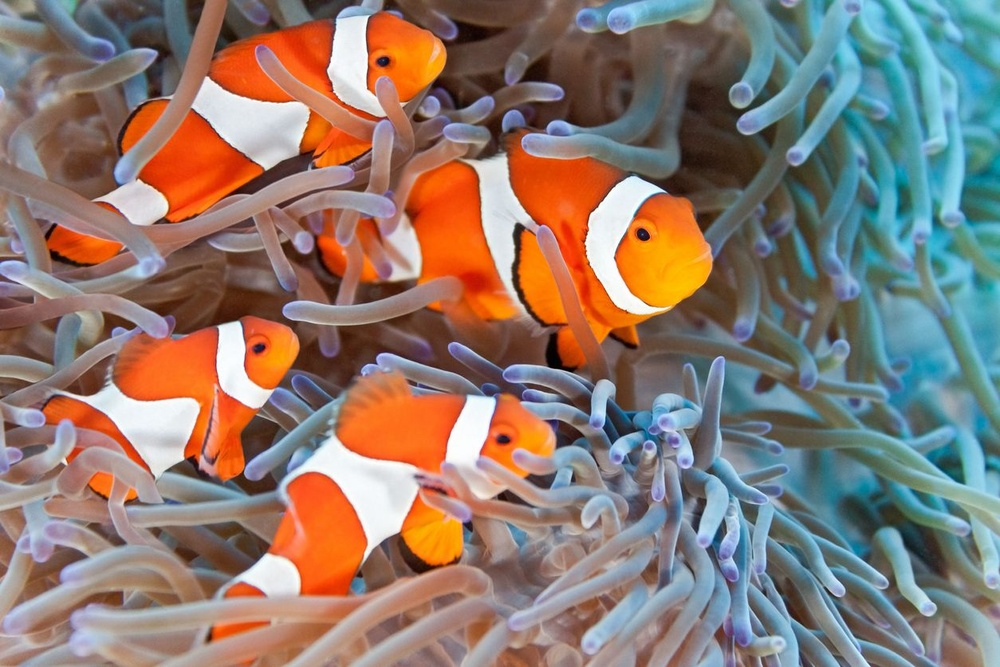
#> input picture nemo.jpg, 1000 x 667 px, shrunk from 1254 x 836 before the run
$ python Color_Space.py
#> lines starting #> are read from the running program, lines starting #| are printed output that depends on the picture; after the words box and inside, x2 and y2 are one past the last pixel; in counts of white or black regions, pixels touching at a corner belong together
import cv2
import numpy as np
import matplotlib.pyplot as plt

nemo = cv2.imread('nemo.jpg')
#> nemo is the input picture: shape (667, 1000, 3); mean B, G, R 111.9, 121.6, 139.9
nemo = cv2.cvtColor(nemo, cv2.COLOR_BGR2RGB)
hsv_nemo = cv2.cvtColor(nemo, cv2.COLOR_RGB2HSV)
#> hsv_nemo: shape (667, 1000, 3); mean H, S, V 56.5, 100.8, 159.5

light_orange = (1, 190, 200)
dark_orange = (18, 255, 255)

mask = cv2.inRange(hsv_nemo, light_orange, dark_orange)
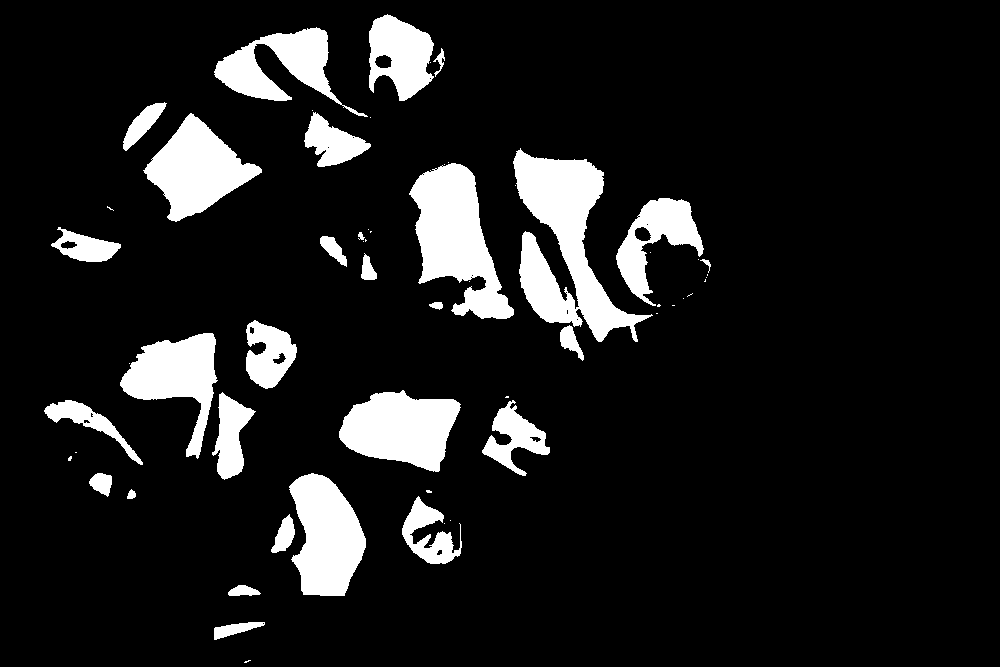
#> mask: shape (667, 1000); 11.2% white; 59 white regions (30 under 20 px), largest, box (x1, y1, x2, y2) and area: (513, 148, 653, 342) 11305, (409, 163, 514, 319) 8645, (339, 390, 461, 472) 6718
result = cv2.bitwise_and(nemo, nemo, mask=mask)
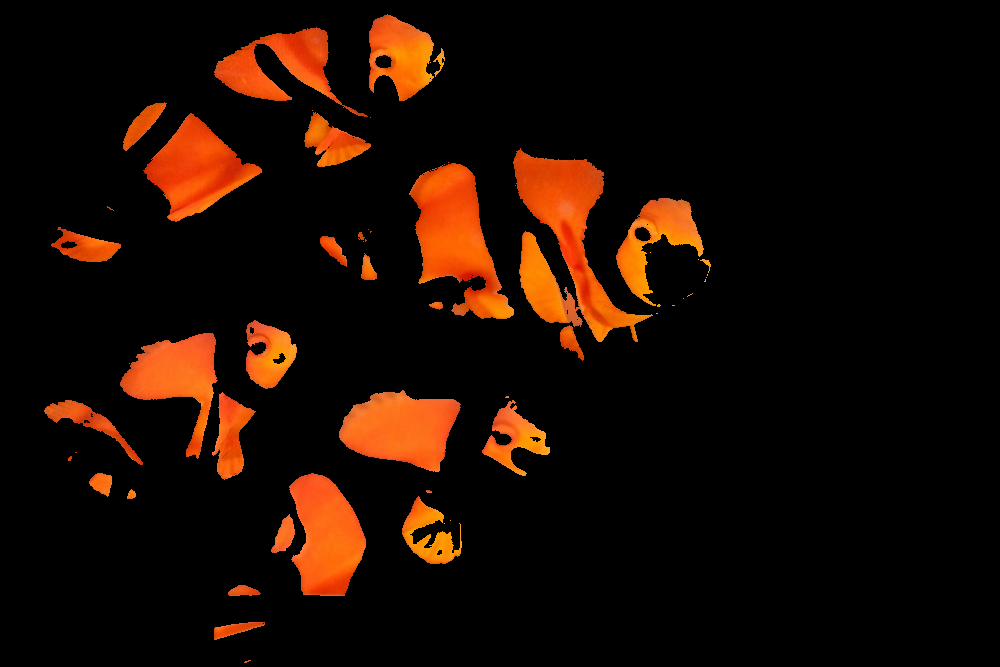
#> result: shape (667, 1000, 3); mean R, G, B 26.9, 10.7, 1.9

plt.subplot(1, 4, 1)
plt.imshow(nemo)
plt.title('Citra Original')
plt.subplot(1, 4, 2)
plt.imshow(hsv_nemo)
plt.title('Citra HSV')
plt.subplot(1, 4, 3)
plt.imshow(mask)
plt.title('Citra Thresholding')
plt.subplot(1, 4, 4)
plt.imshow(result)
plt.title('Citra Hasil')
plt.show()
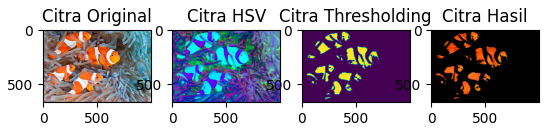
#> figure drawn by matplotlib, 4 panels
